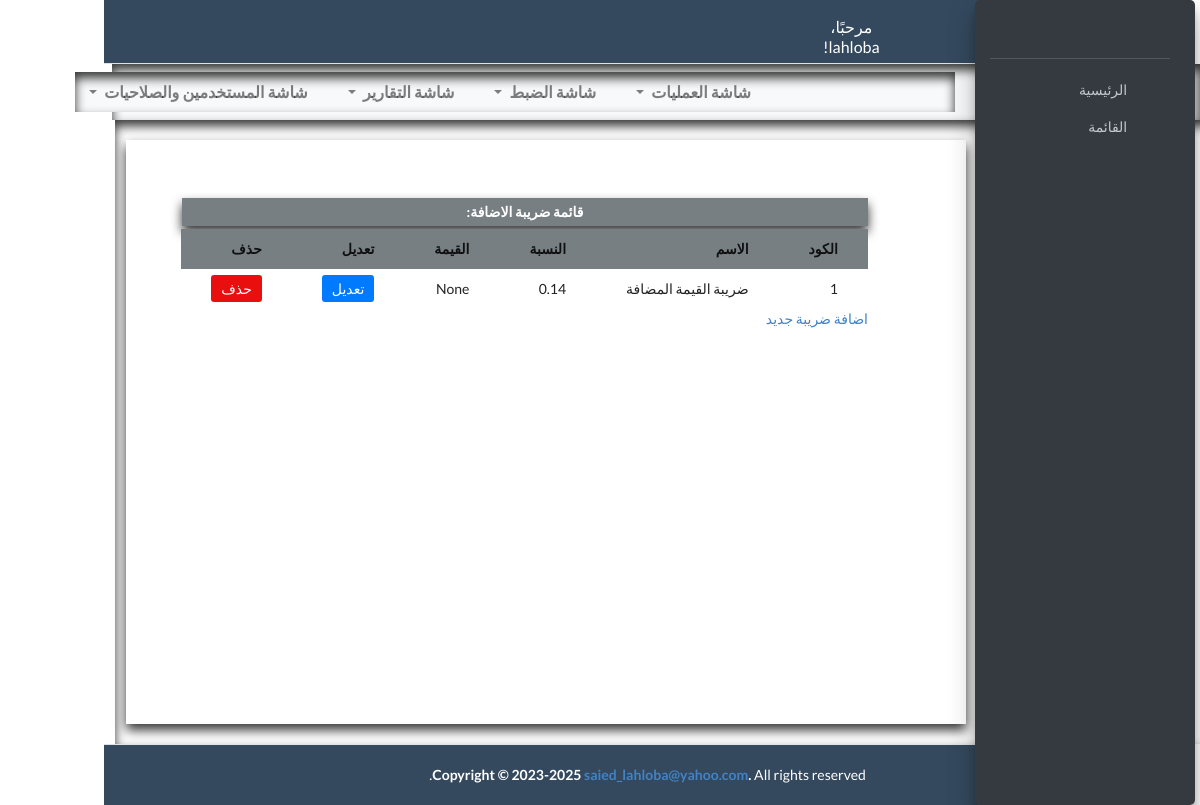
Screenshot of /systemadditiontax-list/ (signed in) with the database file from the repository.
### add_asset_invoice/models.py (models this page shows, shortened)
class SystemAdditionTax(models.Model):
    ADDITION_TYPE_CHOICES = [
        ('percent', 'نسبة'),
        ('value', 'قيمة'),
    ]
    CHOICE_FIELD_COASR = [
        ('total_price', 'السعر بدون مصروفات'),
        ('total_invoice_cost','السعر شامل المصروفات'),
    ]
    addition_tax = models.CharField(max_length=100, verbose_name='ضريبة الاضافة')
    addition_type = models.CharField(max_length=20, choices=ADDITION_TYPE_CHOICES, verbose_name='نوع الضريبة', default='percent')
    choice_field_coast =  models.CharField(max_length=20, choices=CHOICE_FIELD_COASR, verbose_name='ربط الحقول', default='total_invoice_cost')
    percent_addition_tax = models.DecimalField(null=True, blank=True, max_digits=3, decimal_places=2, verbose_name='نسبة الضريبة')
    value_addition_tax = models.FloatField(null=True, blank=True, verbose_name='قيمة الضريبة')

### add_asset_invoice/views.py (the view)
# urls.py: path('systemadditiontax-list/', HasPermission('screenViewAdditionTax')(views.SystemAdditionTaxList.as_view()), name='systemadditiontax-list'),
@method_decorator(login_required, name='dispatch')
class SystemAdditionTaxList(ListView):
    model = SystemAdditionTax
    def get_context_data(self, **kwargs):
        context = super().get_context_data(**kwargs)
        has_permission_addition_tax = self.request.user.userpermission_set.filter(permission="screenViewAdditionTax").exists()
        context['has_permission_addition_tax'] = has_permission_addition_tax
        return context

### add_asset_invoice/context_processors.py (called while the page is built)
def user_info(request):
    user_info = {}
    if request.user.is_authenticated:
        user_info['username'] = request.user.username
    return {'user_info': user_info}

### templates/add_asset_invoice/systemadditiontax_list.html (shortened to what this page needs)
{% extends "base.html" %}
{% block content %}
<div class="container">
    <div style="direction: rtl;" class="col-12  container_group">
        <div  class="content-wrapper p-5">
            <h5 class="adress_name">قائمة ضريبة الاضافة: </h5>
            <ul  class="">
                <table class="table-expe">
                    <tr>
                        <th>الكود</th>
                        <th>الاسم</th>
                        <th>النسبة</th>
                        <th>القيمة</th>
                        <th>تعديل</th>
                        <th>حذف</th>
                    </tr>
                    {% for field in object_list %}
                    <tr>
                        <li class="row-1">
                            <td><span>{{field.pk }}</span></td>
                            <td><span>{{ field.addition_tax }} </span></td>
                            <td><span>{{field.percent_addition_tax }}</span></td>
                            <td><span>{{ field.value_addition_tax }}</span></td>
                            <td><a class=" coll-1 edit" href="{% url 'systemaddition_tax_update' field.pk %}">تعديل</a></td>
                            <td><a class="coll-2 delete" href="{% url 'systemaddition_tax_delete' field.pk %}">حذف</a></td>
                        </li>
                    </tr>
                    {% empty %}
                    <li>No profile yet.</li>
                    {% endfor %}
                </table>
            </ul>
            <p>
                <a href="{% url 'systemaddition_tax' %}">اضافة ضريبة جديد </a>
            </p>
        </div>
    </div>
</div>
{% endblock %}

### templates/parts/nav.html
<nav class="header main-header navbar navbar-expand navbar-white navbar-light">
  <ul class="navbar-nav">
      <li class="nav-item">
          <a class="nav-link" data-widget="pushmenu" href="#"><i class="fas fa-bars"></i></a>
      </li>
      <li class="nav-item d-none d-sm-inline-block">
          {% if user_info.username %}
              <a href="{% url 'index' %}" class="header nav-link"><span>مرحبًا، {{ user_info.username }}!</span></a>
          {% endif %}
      </li>
  </ul>
</nav>

### asset_management_system/static/css/style.css (style rules this page uses)
.p-5 { padding: 3rem !important; padding-right: 7rem !important; }
th { position: sticky; top: 0; background-color: hsl(200, 4%, 49%); z-index: 1; }
.main-header .nav-link { height: 3.5rem; position: relative; }
.main-header { margin-right: 226px !important; }
table td, table th { white-space: wrap; }
table { width: 100%; border-collapse: collapse; display: table-cell; }
.container { display: inline-flex; position: relative; right: -64px; background-color: #fff; box-shadow: 0 0 5px rgba(0, 0, 0, 0.1); width: 100%; margin: 0 auto; padding: 20px; max-width: none; width: 94vw; box-shadow: inset 0px 6px 11px 0px rgba(0, 0, 0, 0.8); }
.adress_name { display: inline-block; width: 98%; background-color: hsl(200, 4%, 49%); color: #fff; margin-bottom: 3px; text-align: center; font-weight: bold; padding: 5px; margin-top: 16px !important; box-shadow: 0px 6px 11px 0px rgba(0, 0, 0, 0.8); }
.header { background-color: #34495e; color: #fff !important; text-align: center; padding-right: 10px; width: 86%; }
ul { margin: 0; padding: 0; list-style: none; }
.row-1 { display: flex; justify-content: space-between; align-items: center; margin-bottom: 0px; }
.edit, .delete { text-decoration: none; padding: 5px 10px; background-color: #007bff; color: #fff; border-radius: 3px; }
.delete { background-color: #e90f0f; }
p { margin-top: 10px; }
a { color: #007bff; text-decoration: none; }
p { margin-bottom: 20px; }
.table-expe tr th, .table-expe tr td { padding: 10px 30px; }
.navbar-nav .nav-link { font-size: 16px; color: #333; padding: 10px 20px; transition: background-color 0.2s, color 0.2s; }
.content-wrapper { padding: 3rem; }
.content-wrapper { padding: 0; margin: 0; padding-right: 23px; width: 80vw !important; height: 73vh !important; max-width: 70vw; min-height: 50% !important; background-color: #fff; box-shadow: 0 0 5px rgba(0, 0, 0, 0.1); box-shadow: 0px 6px 11px 0px rgba(0, 0, 0, 0.8); }
.navbar-expand .navbar-nav { margin-right: 178px; }
body:not(.sidebar-mini-md) .main-footer, body:not(.sidebar-mini-md) .main-header { margin-right: 4.6rem!important; }

### rows the page displays
SystemAdditionTax: pk "1", addition_tax "ضريبة القيمة المضافة", percent_addition_tax "0.14", value_addition_tax "None"

### other values shown
{{ user_info.username }} "lahloba"
